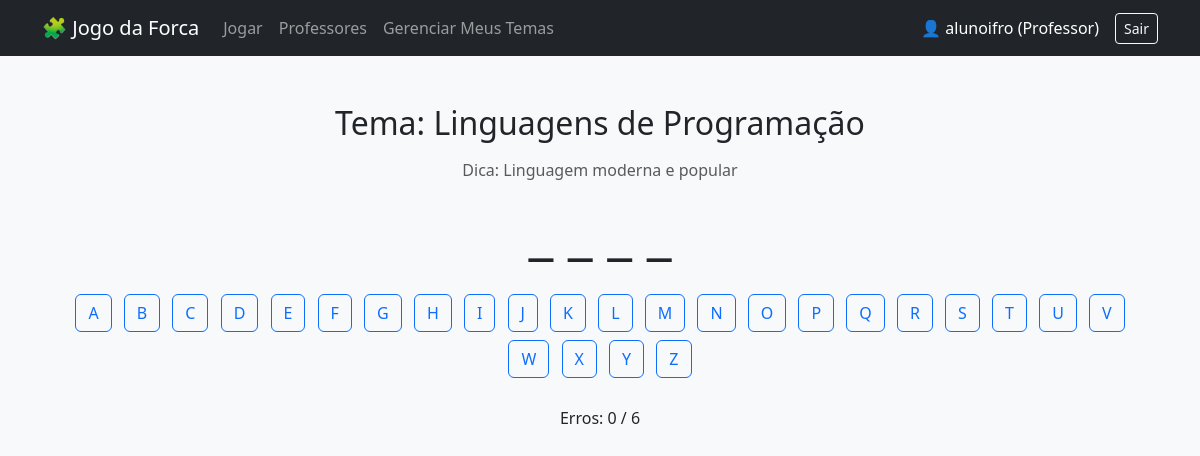
The app's page /jogar/palavra/1/ (signed in) with its own data.
### forca/models.py (models this page shows, shortened)
class Tema(models.Model):
    nome = models.CharField(max_length=100)
    criado_por = models.ForeignKey(User, on_delete=models.CASCADE, related_name='temas')

class Palavra(models.Model):
    tema = models.ForeignKey(Tema, on_delete=models.CASCADE, related_name='palavras')
    texto = models.CharField(max_length=50)
    dica = models.CharField(max_length=200, blank=True)
    texto_extra = models.TextField(blank=True)
    criado_por = models.ForeignKey(User, on_delete=models.CASCADE, related_name='palavras')

### forca/views.py (the view)
# urls.py: path('jogar/palavra/<int:pk>/', views.JogarPalavraView.as_view(), name='jogar-palavra'),
class JogarPalavraView(View):
    def get(self, request, pk):
        palavra = get_object_or_404(Palavra, pk=pk)
        return render(request, 'forca/jogo.html', {
            'palavra_id': palavra.pk,
            'tema': palavra.tema.nome,
            'dica': palavra.dica,
        })

### forca/templates/forca/jogo.html (shortened to what this page needs)
{% extends 'forca/base.html' %}
{% block content %}
<div class="container mt-5 text-center">
  <h2 class="mb-3">Tema: {{ tema }}</h2>
  {% if dica %}
  <p class="text-muted">Dica: {{ dica }}</p>
  {% endif %}
  <h1 id="palavraDisplay" class="display-4 mb-4">_ _ _ _</h1>
  <div id="letras" class="mb-4">
    {% for letra in 'ABCDEFGHIJKLMNOPQRSTUVWXYZ' %}
      <button class="btn btn-outline-primary m-1" onclick="tentar('{{ letra }}')" id="btn_{{ letra }}">{{ letra }}</button>
    {% endfor %}
  </div>
  <p>Erros: <span id="erros">0</span> / 6</p>
</div>
{% endblock %}

### forca/templates/forca/base.html (shortened to what this page needs)
<!DOCTYPE html>
<html lang="pt-br">
<head>
    <link href="https://cdn.jsdelivr.net/npm/bootstrap@5.3.0/dist/css/bootstrap.min.css" rel="stylesheet">
</head>
<body class="bg-light">
<nav class="navbar navbar-expand-lg navbar-dark bg-dark">
  <div class="container">
    <a class="navbar-brand d-flex align-items-center" href="{% url 'home' %}">
      🧩 Jogo da Forca
    </a>
    <div class="collapse navbar-collapse" id="navbarContent">
      <ul class="navbar-nav me-auto mb-2 mb-lg-0 align-items-center">
        <li class="nav-item">
          <a class="nav-link" href="{% url 'jogar-menu' %}">Jogar</a>
        </li>
        <li class="nav-item">
          <a class="nav-link" href="{% url 'professor_list' %}">Professores</a>
        </li>
        {% if user.is_authenticated and user.is_staff %}
        <li class="nav-item">
          <a class="nav-link" href="{% url 'tema-gerenciar' %}">Gerenciar Meus Temas</a>
        </li>
        {% endif %}
      </ul>
      <ul class="navbar-nav ms-auto align-items-center">
        {% if user.is_authenticated %}
        <li class="nav-item">
          <span class="navbar-text text-white me-3 d-flex align-items-center">
            👤 {{ user.username }} {% if user.is_staff %}(Professor){% endif %}
          </span>
        </li>
        <li class="nav-item">
          <form method="post" action="{% url 'logout' %}" class="d-inline">
            <button type="submit" class="btn btn-outline-light btn-sm">Sair</button>
          </form>
        </li>
        {% endif %}
      </ul>
    </div>
  </div>
</nav>
<div class="container">
  {% block content %}{% endblock %}
</div>
</body>
</html>

### records on screen
Tema: nome "Linguagens de Programação"
Palavra: dica "Linguagem moderna e popular"

### other values on screen
{{ user.username }} "alunoifro"
{{ letra }} "A" "B" "C" "D" "E" "F" "G" "H" "I" "J" "K" "L" "M" "N" "O" "P" "Q" "R" "S" "T" "U" "V" "W" "X" "Y" "Z"
